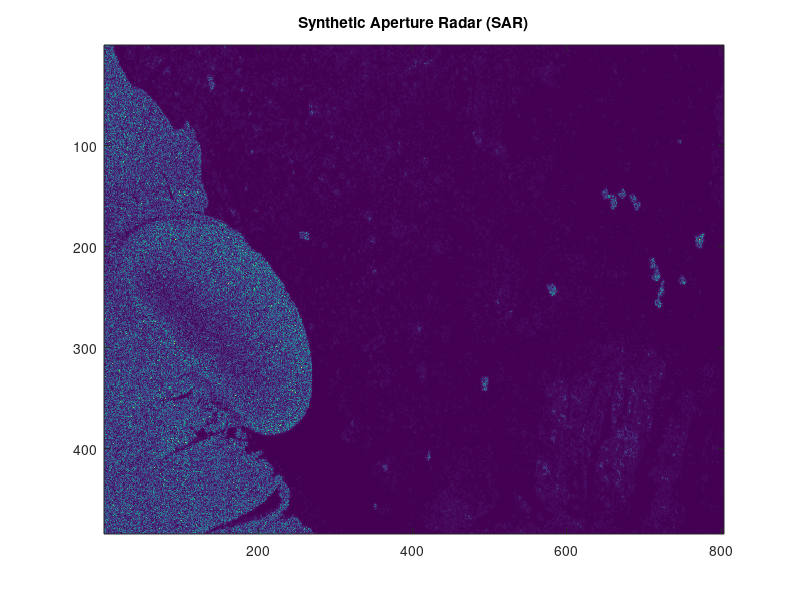
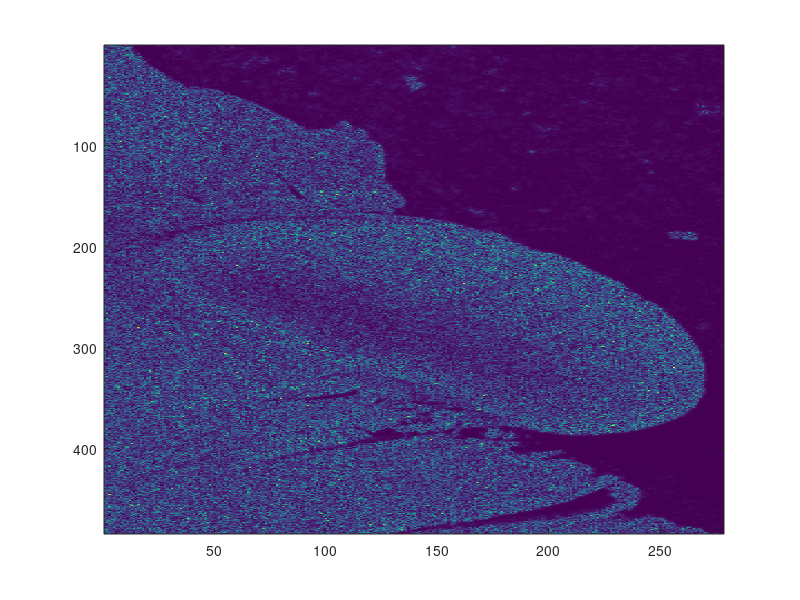
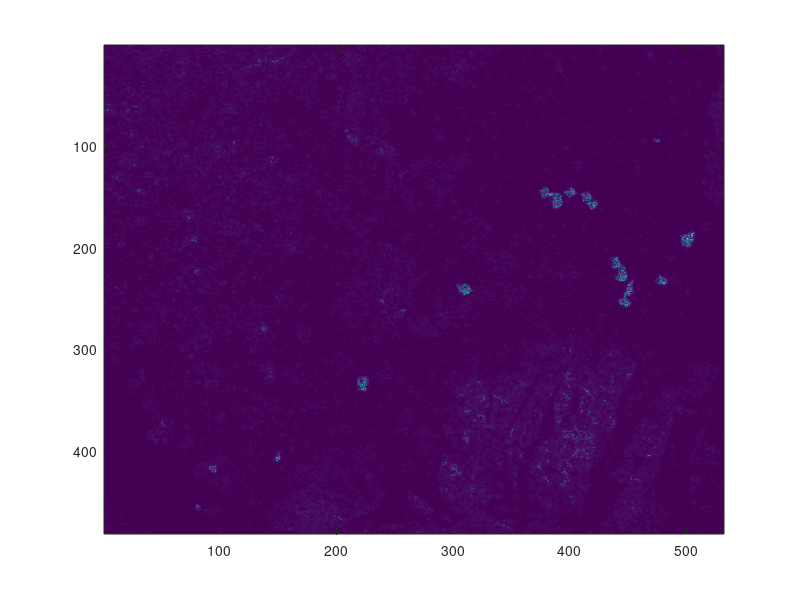

MATLAB code for these plots, in order: (Note: this script raises an error after producing the figures.)
clear
close all 
clc
%% Maximum Likelihood Estimation
%% R1b) Load and Visualize
load('sar_image.mat');
img = imagesc(I);
title('Synthetic Aperture Radar (SAR)');
colormap('default');
%% R1c) Crop the images into ICE and WATER. Estimates the parameter(s) of the given distributions
%% Cropping images
% Ice
[image_croped_ice, rect_ice] = imcrop(I,[0.510000000000000,0.510000000000000,277.980000000000,483.980000000000]); 
figure
imagesc(image_croped_ice);
% Water
[image_croped_water, rect_water]= imcrop(I, [271.510000000000,2.51000000000000,531.980000000000,480.980000000000]);
figure; 
imagesc(image_croped_water);
%% Estimate the parameters of the distributions: PUNGO Comenta esta parte sff
% Ice Params
ice_normal_params = mle(image_croped_ice(:),'distribution','norm');
ice_exponential_params = mle(image_croped_ice(:),'distribution','exp');
ice_rayleigh_params = mle(image_croped_ice(:),'distribution','rayl');

% Water Params
water_normal_params = mle(image_croped_water(:),'distribution','norm');
water_exponential_params = mle(image_croped_water(:),'distribution','exp');
water_rayleigh_params = mle(image_croped_water(:),'distribution','rayl');
% PUNGO: OBTER OS RESULTADOS PARA AS PERGUNTAS

%% R1d) Plot the distributions and compare with the histogram
% histogram
figure;
histogram_ice = histogram(image_croped_ice(:),1000,'Normalization', 'pdf');
%% Distributions for Ice
rayleigh_ice = raylpdf(sort(image_croped_ice(:)), ice_rayleigh_params);
exponential_ice = exppdf(sort(image_croped_ice(:)), ice_exponential_params);
normal_ice = normpdf(sort(image_croped_ice(:)), ice_normal_params(1),ice_normal_params(2));
hold on 
plot(rayleigh_ice)
hold on
plot(exponential_ice)
hold on
plot(normal_ice)
title('Ice Histogram and Distributions')
xlabel('Pixel intensity');
ylabel('Probability density');
legend('Histogram', 'Rayleigh', 'Exponential', 'Normal');

%% Distributions for Water TODO voltar aqui PUNGO
rayleigh_water = raylpdf(sort(image_croped_water(:)), water_rayleigh_params);
exponential_water = exppdf(sort(image_croped_water(:)), water_exponential_params);
normal_water = normpdf(sort(image_croped_water(:)), water_normal_params(1),water_normal_params(2));
figure
histogram_water = histogram(image_croped_water(:),'Normalization', 'pdf');
hold on 
plot(rayleigh_water)
hold on
plot(exponential_water)
hold on
plot(normal_water)
title('Water Histogram and Distributions')
xlabel('Pixel intensity');
ylabel('Probability density');
legend('Histogram', 'Rayleigh', 'Exponential', 'Normal');

%% R2) Image Segmentation
